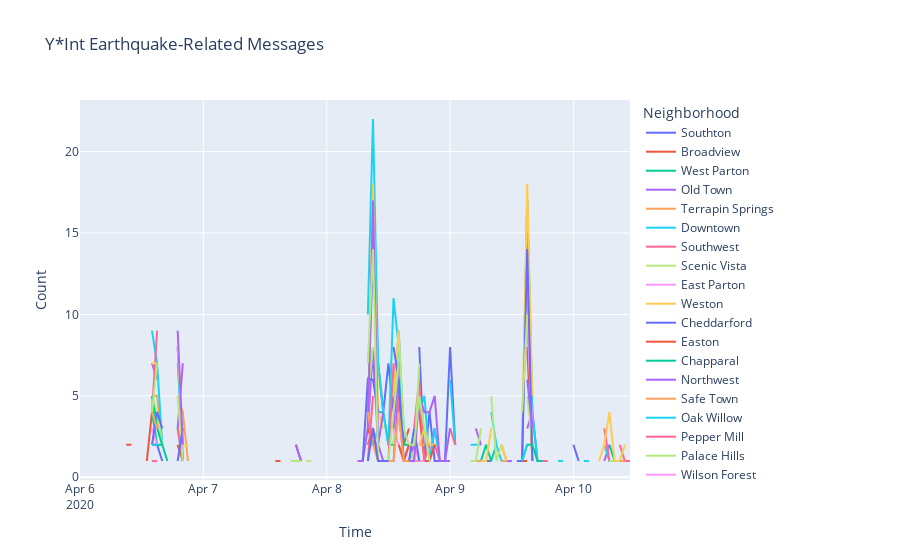

The notebook cell this image was saved under:
### Markdown cell above
In order to make raw Y\*int data useful, we created functions that clean the data to remove most bots and business accounts that are not relevant. The file containing these functions can be found at [clean_yint_data.ipynb](https://github.com/data-challengers/DC5/blob/main/notebooks/clean_yint_data.ipynb).
   
   Using this function, officials can pass in new Y\*int data files to receive updated graphs that display messages related to earthquakes or disasters. For example, the graph below displays the earthquake-related messages from the week of April 6th by neighborhood.

### Code cell
def create_neighborhood_grouped_count_plot(df, title):
    grouped_df = create_message_counts(df)
    fig_df = fill_df_nas(grouped_df, 'hour', 'location', neighborhoods)
    plot_messages_over_time(fig_df, title)


alert_topics = ['quake', 'quaking', 'aftershock', 'shake', 'shaking', 'outage', 'sewage', 'fire']
alert_df = get_topic_df(df, alert_topics)
alert_df.to_csv('additional_data/yint_alerts.csv', index=False) # save alerts csv 
create_neighborhood_grouped_count_plot(alert_df, 'Y*Int Earthquake-Related Messages')
